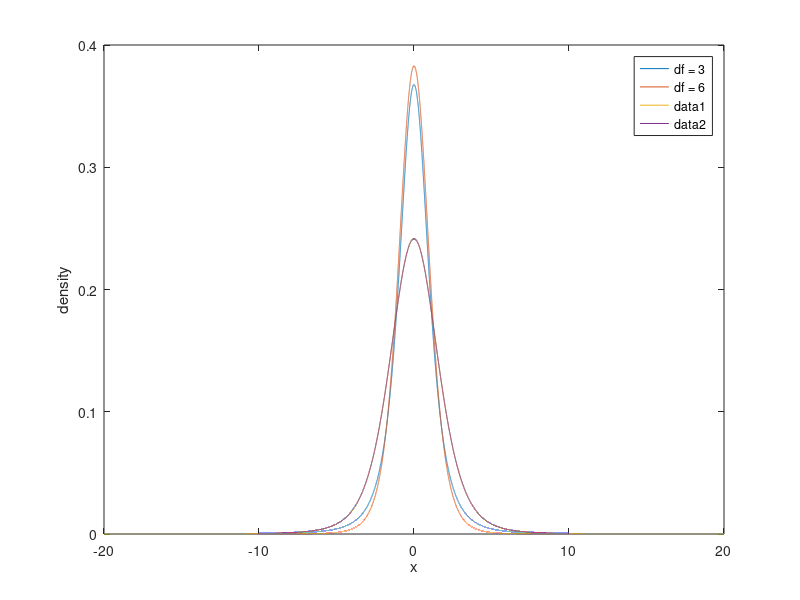

Source code (MATLAB):

df = [3, 6];
N = 2^15;
x_min = -10;
x_max = 10;
dx = (x_max - x_min) / N;

grid = linspace(x_min, x_max, N);

t_pdf = zeros(length(grid), length(df));

for j = 1:length(df)
    t_pdf(:,j) = tpdf(grid, df(j));
    plot(grid, t_pdf(:,j))
    xlabel('x'), ylabel('density')
    hold on
end
legend("df = 3", "df = 6")


% Test if Density is fine:
% sum(t_pdf * dx)

%% Now we try to do a convolution
% it works, but figure out something more elegant
sum_pdf =  conv(t_pdf(:,1), t_pdf(:, 2)) * dx;
new_grid = linspace(2 * x_min, 2 * x_max, length(sum_pdf));
plot(new_grid, sum_pdf)

%% characteristic function

% first cf:
%cf_t1 = @(t) (besselk(v1 / 2, sqrt(v1) .* abs(t)) * (sqrt(v1) * abs(t)) .^ (v1 / 2)) / (gamma(v1 / 2) * 2 ^ (v1 / 2 - 1));
%
%cf_t2 = @(t) (besselk(v2 / 2, sqrt(v2) .* abs(t)) * (sqrt(v2) * abs(t)) .^ (v2 / 2)) / (gamma(v2 / 2) * 2 ^ (v2 / 2 - 1));


%fplot(cf_t1)
%hold on
%fplot(cf_t2)
%hold off
%z_pdf = 1/2 * t_pdf(:,1);
%plot(2 * grid, z_pdf)


% set up characteristic function
%t = linspace(-10, 10, N);
v1 = df(: , 1);
v2 = df(:, 2 );

% FUNCTION AS A VECTOR
% cf_t1 = (besselk(v1 / 2, sqrt(v1) .* abs(t)) .* (sqrt(v1) * abs(t)) .^ (v1 / 2)) / (gamma(v1 / 2) * 2 ^ (v1 / 2 - 1));
% cf_t2 = (besselk(v2 / 2, sqrt(v2) .* abs(t)) .* (sqrt(v2) * abs(t)) .^ (v2 / 2)) / (gamma(v2 / 2) * 2 ^ (v2 / 2 - 1));
% cf_sum = cf_t1 .* cf_t2;

cf_t1 = @(t) (besselk(v1 / 2, sqrt(v1) .* abs(t)) .* (sqrt(v1) * abs(t)) .^ (v1 / 2)) / (gamma(v1 / 2) * 2 ^ (v1 / 2 - 1));
cf_t2 = @(t) (besselk(v2 / 2, sqrt(v2) .* abs(t)) .* (sqrt(v2) * abs(t)) .^ (v2 / 2)) / (gamma(v2 / 2) * 2 ^ (v2 / 2 - 1));

cf_sum =  @(t) cf_t1(t) .* cf_t2(t);

% plot(t, cf_t1)
% hold on
% plot(t, cf_t2)
% plot(t, cf_t1 .* cf_t2)
% hold off




% from a paper:
k = 0:(N-1); % k indices 0 : N-1
j = 0:(N-1); % j indices 0 : N-1

cf_normal = @(t) exp(-t.^2/2); 
cf_triangular = @(t) min(1, (2 - 2* cos(t)) ./t.^2);
%%
% get NaN for u = 0.

dy = (x_max - x_min) / N; % delta_y
y = x_min + k * dy; % y_k
u = (j - N/2)/(x_max - x_min); % u_j
phi = (-1).^(-(2*x_min/(x_max-x_min))*j) .* cf_sum(2*pi*u);

find(isnan(phi));
phi = fillmissing(phi, 'constant', 1);
C = ((-1).^((x_min/(x_max-x_min) + k/N)*N))/(x_max-x_min);
pdf = real(C .* fft(phi)); % FFT

plot(grid, pdf)       % it does work. careful with grid dimension!